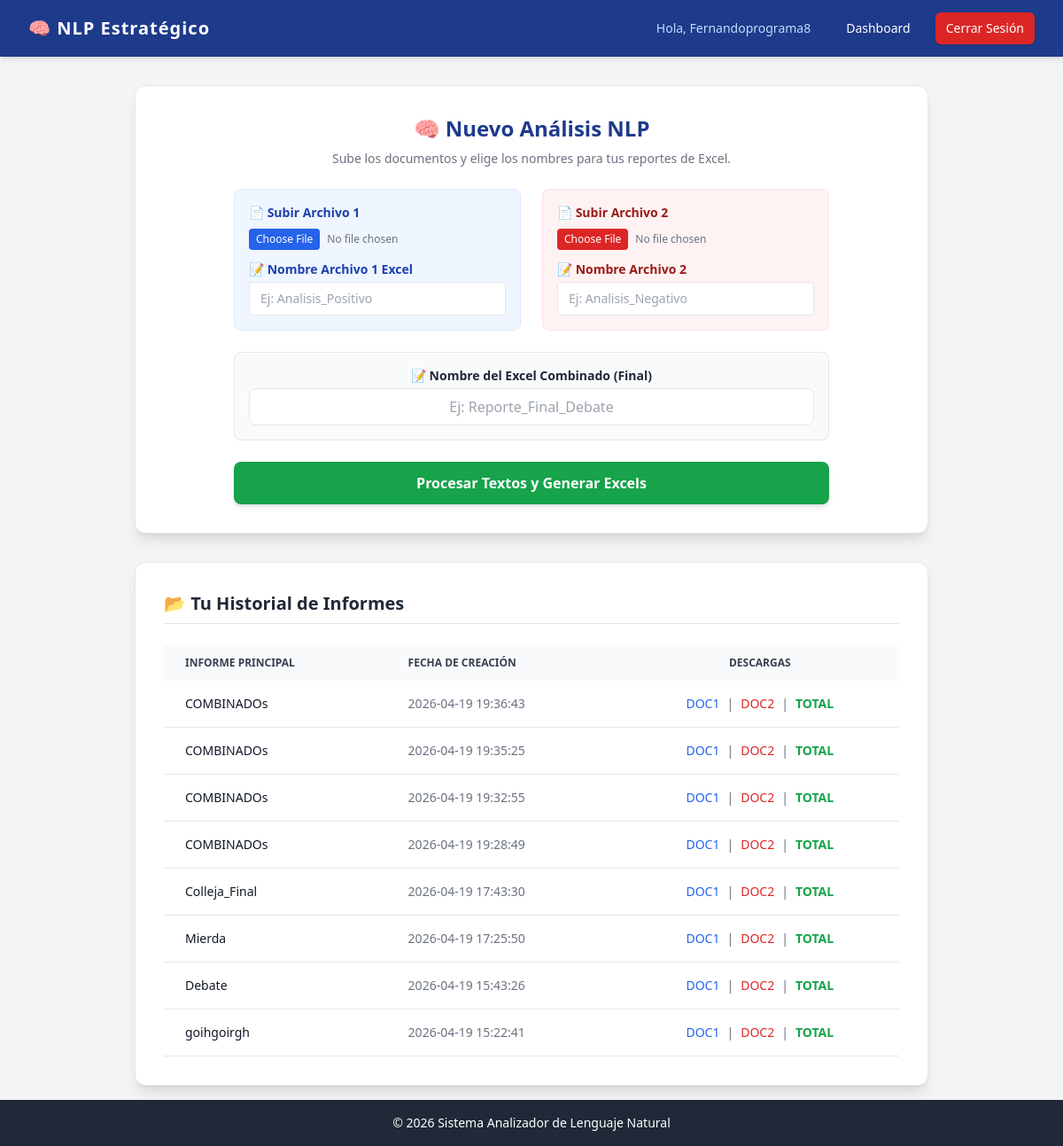
The page /analisis (signed in) on the database its author committed.
### tables this page shows
CREATE TABLE informes (
            id INTEGER PRIMARY KEY AUTOINCREMENT,
            user_id INTEGER,
            nombre_informe TEXT,
            archivo_final TEXT,
            archivo_favor TEXT,
            archivo_contra TEXT,
            fecha DATETIME DEFAULT CURRENT_TIMESTAMP,
            FOREIGN KEY (user_id) REFERENCES usuarios (id)
        );

### app.py (the view)
@app.route('/analisis')
@login_required
def analisis():
    conn = get_db_connection()
    informes = conn.execute('SELECT * FROM informes WHERE user_id = ? ORDER BY fecha DESC', (session['user_id'],)).fetchall()
    conn.close()
    return render_template('analisis.html', informes=informes)

### app.py (called while the page is built)
def get_db_connection():
    conn = sqlite3.connect('usuarios.db')
    conn.row_factory = sqlite3.Row
    return conn

def login_required(f):
    @wraps(f)
    def decorated_function(*args, **kwargs):
        if 'user_id' not in session:
            flash('Acceso denegado. Por favor, inicia sesión primero.', 'error')
            return redirect(url_for('login'))
        return f(*args, **kwargs)
    return decorated_function

### templates/analisis.html (shortened to what this page needs)
{% extends 'base.html' %}
{% block content %}
<div class="w-full max-w-4xl mx-auto flex flex-col gap-8">
    <div class="bg-white p-8 rounded-xl shadow-lg border border-gray-200">
        <h1 class="text-2xl font-bold text-blue-900 mb-2 text-center">🧠 Nuevo Análisis NLP</h1>
        <p class="text-gray-500 text-sm mb-6 text-center">Sube los documentos y elige los nombres para tus reportes de Excel.</p>
        <form action="/procesar" method="POST" enctype="multipart/form-data" id="uploadForm" class="max-w-2xl mx-auto">
            <div class="grid grid-cols-1 md:grid-cols-2 gap-6 mb-6">
                <div class="bg-blue-50 p-4 rounded-lg border border-blue-100">
                    <label class="block text-blue-800 font-bold mb-2 text-sm">📄 Subir Archivo 1</label>
                    <input type="file" name="archivo_favor" accept=".pdf,.docx" required
                        class="block w-full text-xs text-gray-500 file:mr-2 file:py-1 file:px-2 file:rounded file:border-0 file:bg-blue-600 file:text-white hover:file:bg-blue-700 mb-3 cursor-pointer"/>
                    <label class="block text-blue-800 font-bold mb-1 text-sm">📝 Nombre Archivo 1 Excel</label>
                    <input type="text" name="nombre_fav" placeholder="Ej: Analisis_Positivo" required
                        class="w-full px-3 py-2 border rounded focus:outline-none focus:ring-2 focus:ring-blue-500 text-sm">
                </div>
                <div class="bg-red-50 p-4 rounded-lg border border-red-100">
                    <label class="block text-red-800 font-bold mb-2 text-sm">📄 Subir Archivo 2</label>
                    <input type="file" name="archivo_contra" accept=".pdf,.docx" required
                        class="block w-full text-xs text-gray-500 file:mr-2 file:py-1 file:px-2 file:rounded file:border-0 file:bg-red-600 file:text-white hover:file:bg-red-700 mb-3 cursor-pointer"/>
                    <label class="block text-red-800 font-bold mb-1 text-sm">📝 Nombre Archivo 2</label>
                    <input type="text" name="nombre_con" placeholder="Ej: Analisis_Negativo" required
                        class="w-full px-3 py-2 border rounded focus:outline-none focus:ring-2 focus:ring-red-500 text-sm">
                </div>
            </div>
            <div class="bg-gray-50 p-4 rounded-lg border border-gray-200 mb-6">
                <label class="block text-gray-800 font-bold mb-1 text-sm text-center">📝 Nombre del Excel Combinado (Final)</label>
                <input type="text" name="nombre_comb" placeholder="Ej: Reporte_Final_Debate" required
                    class="w-full px-4 py-2 border rounded-lg focus:outline-none focus:ring-2 focus:ring-gray-500 text-center">
            </div>
            <button type="submit" id="btnSubmit" class="w-full bg-green-600 text-white font-bold py-3 px-4 rounded-lg hover:bg-green-700 transition duration-300 shadow-md">
                Procesar Textos y Generar Excels
            </button>
        </form>
    </div>
    <div class="bg-white p-8 rounded-xl shadow-lg border border-gray-200">
        <h2 class="text-xl font-bold text-gray-800 mb-6 border-b pb-2">📂 Tu Historial de Informes</h2>
        {% if informes %}
            <div class="overflow-x-auto">
                <table class="min-w-full text-sm text-left text-gray-500">
                    <thead class="text-xs text-gray-700 uppercase bg-gray-50">
                        <tr>
                            <th scope="col" class="px-6 py-3">Informe Principal</th>
                            <th scope="col" class="px-6 py-3">Fecha de Creación</th>
                            <th scope="col" class="px-6 py-3 text-center">Descargas</th>
                        </tr>
                    </thead>
                    <tbody>
                        {% for informe in informes %}
                        <tr class="bg-white border-b hover:bg-gray-50">
                            <td class="px-6 py-4 font-medium text-gray-900 whitespace-nowrap">
                                {{ informe.nombre_informe }}
                            </td>
                            <td class="px-6 py-4">
                                {{ informe.fecha }}
                            </td>
                            <td class="px-6 py-4 text-center flex justify-center gap-2">
                                <a href="{{ url_for('descargar', nombre=informe.archivo_favor) }}" class="text-blue-600 hover:underline" title="A Favor">DOC1</a> |
                                <a href="{{ url_for('descargar', nombre=informe.archivo_contra) }}" class="text-red-600 hover:underline" title="En Contra">DOC2</a> |
                                <a href="{{ url_for('descargar', nombre=informe.archivo_final) }}" class="text-green-600 font-bold hover:underline" title="Combinado">TOTAL</a>
                            </td>
                        </tr>
                        {% endfor %}
                    </tbody>
                </table>
            </div>
        {% else %}
            <p class="text-center text-gray-400 italic py-4">Aún no has generado ningún informe. ¡Sube tus primeros documentos arriba!</p>
        {% endif %}
    </div>
</div>
{% endblock %}

### templates/base.html (shortened to what this page needs)
<!DOCTYPE html>
<html lang="es">
<head>
    <script src="https://cdn.tailwindcss.com"></script>
</head>
<body class="bg-gray-100 min-h-screen flex flex-col">
    <nav class="bg-blue-900 text-white shadow-md">
        <div class="max-w-7xl mx-auto px-4 sm:px-6 lg:px-8">
            <div class="flex justify-between h-16 items-center">
                <div class="flex-shrink-0 flex items-center">
                    <a href="/" class="font-bold text-xl tracking-wider">🧠 NLP Estratégico</a>
                </div>
                <div class="flex space-x-4">
                    {% if 'user_id' in session %}
                        <span class="px-3 py-2 text-sm font-medium text-blue-200">Hola, {{ session['username'] }}</span>
                        <a href="/analisis" class="hover:bg-blue-800 px-3 py-2 rounded-md text-sm font-medium transition">Dashboard</a>
                        <a href="/logout" class="bg-red-600 hover:bg-red-700 px-3 py-2 rounded-md text-sm font-medium transition shadow">Cerrar Sesión</a>
                    {% else %}
                        <a href="/login" class="hover:bg-blue-800 px-3 py-2 rounded-md text-sm font-medium transition">Iniciar Sesión</a>
                        <a href="/registro" class="bg-green-600 hover:bg-green-700 px-3 py-2 rounded-md text-sm font-medium transition shadow">Crear Cuenta</a>
                    {% endif %}
                </div>
            </div>
        </div>
    </nav>
    <main class="flex-grow flex items-center justify-center p-4">
        {% block content %}{% endblock %}
    </main>
    <footer class="bg-gray-800 text-white text-center py-4 mt-auto text-sm">
        <p>&copy; 2026 Sistema Analizador de Lenguaje Natural</p>
    </footer>
</body>
</html>

### rows shown on the page
informes: nombre_informe "COMBINADOs", fecha "2026-04-19 19:36:43"
informes: nombre_informe "COMBINADOs", fecha "2026-04-19 19:35:25"
informes: nombre_informe "COMBINADOs", fecha "2026-04-19 19:32:55"
informes: nombre_informe "COMBINADOs", fecha "2026-04-19 19:28:49"
informes: nombre_informe "Colleja_Final", fecha "2026-04-19 17:43:30"
informes: nombre_informe "Mierda", fecha "2026-04-19 17:25:50"
informes: nombre_informe "Debate", fecha "2026-04-19 15:43:26"
informes: nombre_informe "goihgoirgh", fecha "2026-04-19 15:22:41"

### other values the page prints
{{ session['username'] }} "Fernandoprograma8"
